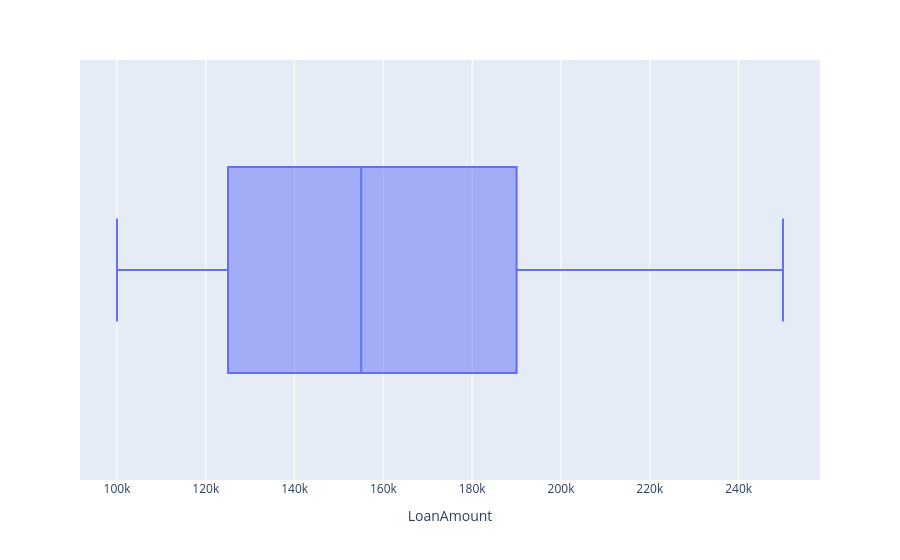

This figure's notebook cell:
### Code cell
fig = px.box(df,x="LoanAmount")
fig.show()

### Figure 1 — Plotly figure (JSON) as saved in the notebook; plotly's stock layout.template omitted (floating-point values rounded to 4 significant figures)
{"data": [{"alignmentgroup": "True", "hovertemplate": "LoanAmount=%{x}<extra></extra>", "legendgroup": "", "marker": {"color": "#636efa"}, "name": "", "notched": false, "offsetgroup": "", "orientation": "h", "showlegend": false, "type": "box", "x": [120000.0, 200000.0, 150000.0, 100000.0, 250000.0, 130000.0, 180000.0, 110000.0, 230000.0, 145000.0, 170000.0, 160000.0], "x0": " ", "xaxis": "x", "y0": " ", "yaxis": "y"}], "layout": {"boxmode": "group", "legend": {"tracegroupgap": 0}, "margin": {"t": 60}, "xaxis": {"anchor": "y", "domain": [0, 1], "title": {"text": "LoanAmount"}}, "yaxis": {"anchor": "x", "domain": [0, 1]}}}
